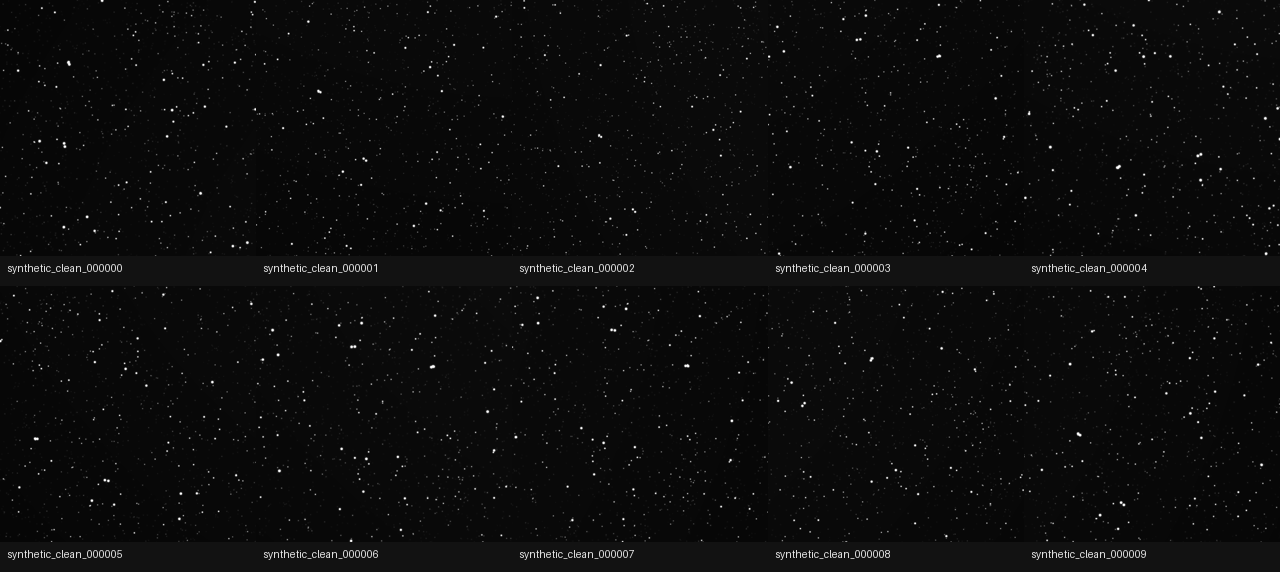
#> input picture data/qc_reports/clean_synthetic_v001/sample_grid.png, 1280 x 572 px; its folder holds only this picture in this run
$ python -i detector.py   (imports and definitions only)
#> lines starting #> are read from the running program, lines starting #| are printed output that depends on the picture; after the words box and inside, x2 and y2 are one past the last pixel; in counts of white or black regions, pixels touching at a corner belong together
#> further down, picture is the input picture: shape (572, 1280); min 2, max 255, mean 11.7
### star_agent/downstream/common/image_ops.py
#!/usr/bin/env python3
# -*- coding: utf-8 -*-

"""下游检测器通用图像与几何工具。"""

from __future__ import annotations

import json
from pathlib import Path
from typing import Any

import numpy as np
from PIL import Image
from scipy import ndimage as ndi

IMAGE_SUFFIXES = {".png", ".jpg", ".jpeg", ".bmp", ".tif", ".tiff"}


# [77 lines left out: functions ensure_dir, read_gray_float, save_mask, write_json, append_jsonl, not called in this run]


def robust_background(image: np.ndarray, mask: np.ndarray | None = None) -> tuple[float, float]:
    """估计背景中位数和鲁棒噪声。

    输入:
    - `image`: HxW 灰度图。
    - `mask`: 可选有效区域 mask，True 表示参与估计。

    输出:
    - `(median, sigma)`。
    """

    values = image[mask > 0] if mask is not None else image.reshape(-1)
    values = values[np.isfinite(values)]
    if values.size == 0:
        values = image.reshape(-1)
    med = float(np.median(values))
    mad = float(np.median(np.abs(values - med)))
    sigma = 1.4826 * mad
    if sigma < 1e-6:
        sigma = float(np.std(values) + 1e-6)
    return med, sigma


def connected_components(binary: np.ndarray) -> list[dict[str, Any]]:
    """提取二值图连通域。

    输入:
    - `binary`: HxW bool 二值图。

    输出:
    - 连通域列表，每个元素包含 label、slice、coords。
    """

    labels, num = ndi.label(binary > 0)
    objects = ndi.find_objects(labels)
    comps: list[dict[str, Any]] = []
    for label_id, slc in enumerate(objects, start=1):
        if slc is None:
            continue
        yy, xx = np.nonzero(labels[slc] == label_id)
        if yy.size == 0:
            continue
        y0 = int(slc[0].start)
        x0 = int(slc[1].start)
        coords = np.stack([yy + y0, xx + x0], axis=1)
        comps.append({"label": label_id, "slice": slc, "coords": coords})
    return comps


def weighted_centroid(image: np.ndarray, coords: np.ndarray, background: float) -> tuple[float, float, float]:
    """计算局部亮度加权质心和总 flux。

    输入:
    - `image`: HxW 灰度图。
    - `coords`: Nx2 像素坐标，列为 y/x。
    - `background`: 背景估计。

    输出:
    - `(cx, cy, flux)`，坐标使用 x/y 顺序。
    """

    yy = coords[:, 0].astype(np.int64)
    xx = coords[:, 1].astype(np.int64)
    weights = np.clip(image[yy, xx] - background, 0.0, None)
    flux = float(weights.sum())
    if flux <= 1e-8:
        return float(xx.mean()), float(yy.mean()), 0.0
    cx = float((xx * weights).sum() / flux)
    cy = float((yy * weights).sum() / flux)
    return cx, cy, flux


def component_shape(coords: np.ndarray) -> dict[str, float]:
    """计算连通域几何形状。

    输入:
    - `coords`: Nx2 像素坐标，列为 y/x。

    输出:
    - bbox、长度、宽度、长宽比和方向角。
    """

    yy = coords[:, 0].astype(np.float32)
    xx = coords[:, 1].astype(np.float32)
    x_min, x_max = float(xx.min()), float(xx.max())
    y_min, y_max = float(yy.min()), float(yy.max())
    centered = np.stack([xx - xx.mean(), yy - yy.mean()], axis=1)
    if coords.shape[0] >= 2:
        cov = np.cov(centered, rowvar=False)
        vals, vecs = np.linalg.eigh(cov)
        vals = np.maximum(vals, 1e-6)
        order = np.argsort(vals)[::-1]
        major = float(np.sqrt(vals[order[0]]) * 4.0)
        minor = float(np.sqrt(vals[order[1]]) * 4.0)
        angle = float(np.degrees(np.arctan2(vecs[1, order[0]], vecs[0, order[0]])))
    else:
        major = minor = 1.0
        angle = 0.0
    aspect = float(major / max(minor, 1e-6))
    return {
        "bbox": [int(x_min), int(y_min), int(x_max + 1), int(y_max + 1)],
        "area": int(coords.shape[0]),
        "length_px": major,
        "width_px": minor,
        "aspect_ratio": aspect,
        "angle_deg": angle,
    }


# [14 lines left out: function image_files, not called in this run]

### star_agent/downstream/target_detection/log_blob_detector/detector.py
#!/usr/bin/env python3
# -*- coding: utf-8 -*-

"""点状弱目标 LoG/DoG 检测器。"""

from __future__ import annotations

from typing import Any

import numpy as np
from scipy import ndimage as ndi

from ...common.image_ops import connected_components, robust_background, weighted_centroid, component_shape


def detect_point_targets(
    image: np.ndarray,
    star_mask: np.ndarray | None = None,
    cfg: dict[str, Any] | None = None,
) -> tuple[list[dict[str, Any]], np.ndarray]:
    """检测点状或微椭圆弱目标。

    输入:
    - `image`: HxW `[0, 1]` 灰度图。
    - `star_mask`: 可选星点 mask，用于抑制普通星点误检。
    - `cfg`: 检测配置。

    输出:
    - `(target_candidates, target_mask)`。
    """

    cfg = cfg or {}
    sigma_small = float(cfg.get("sigma_small", 0.9))
    sigma_large = float(cfg.get("sigma_large", 2.2))
    threshold_sigma = float(cfg.get("threshold_sigma", 5.0))
    min_area = int(cfg.get("min_area", 2))
    max_area = int(cfg.get("max_area", 120))
    min_snr = float(cfg.get("min_snr", 5.0))
    star_exclusion_dilation = int(cfg.get("star_exclusion_dilation", 2))

    dog = ndi.gaussian_filter(image, sigma=sigma_small) - ndi.gaussian_filter(image, sigma=sigma_large)
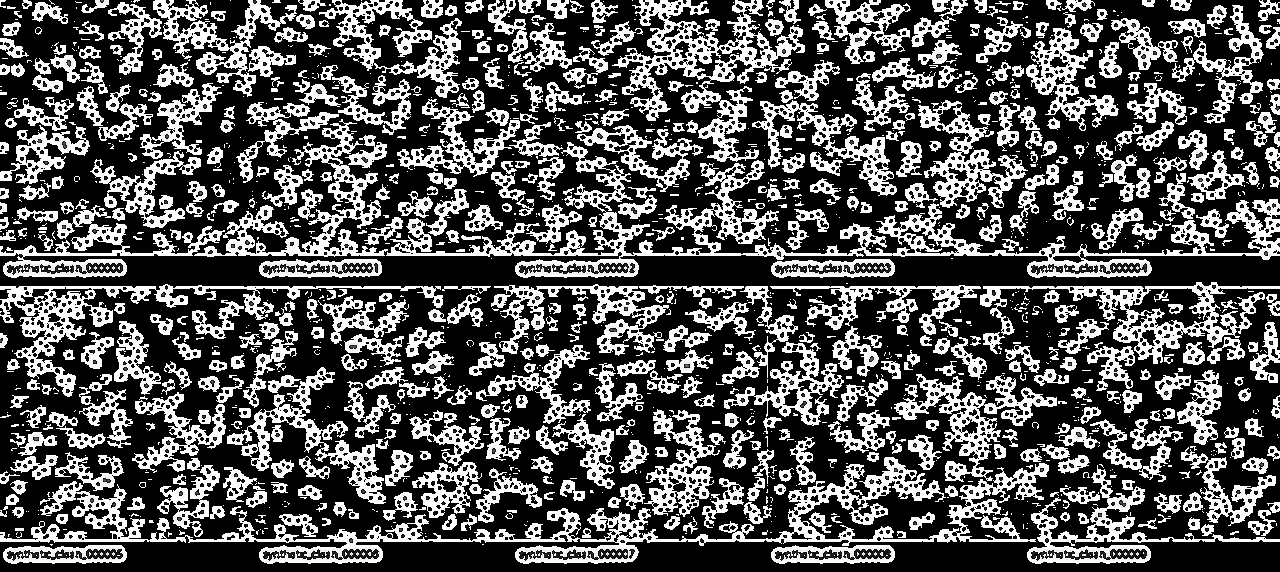
#> dog: shape (572, 1280); min 0, max 255, mean 87.4
    dog = np.clip(dog, 0.0, None)
    med, sigma = robust_background(dog)
#> in robust_background, `med = float(np.median(values))`: med = 1
#> in robust_background, `sigma = 1.4826 * mad`: sigma = 1.48
#> med = 1; sigma = 1.48
    binary = dog > (med + threshold_sigma * sigma)
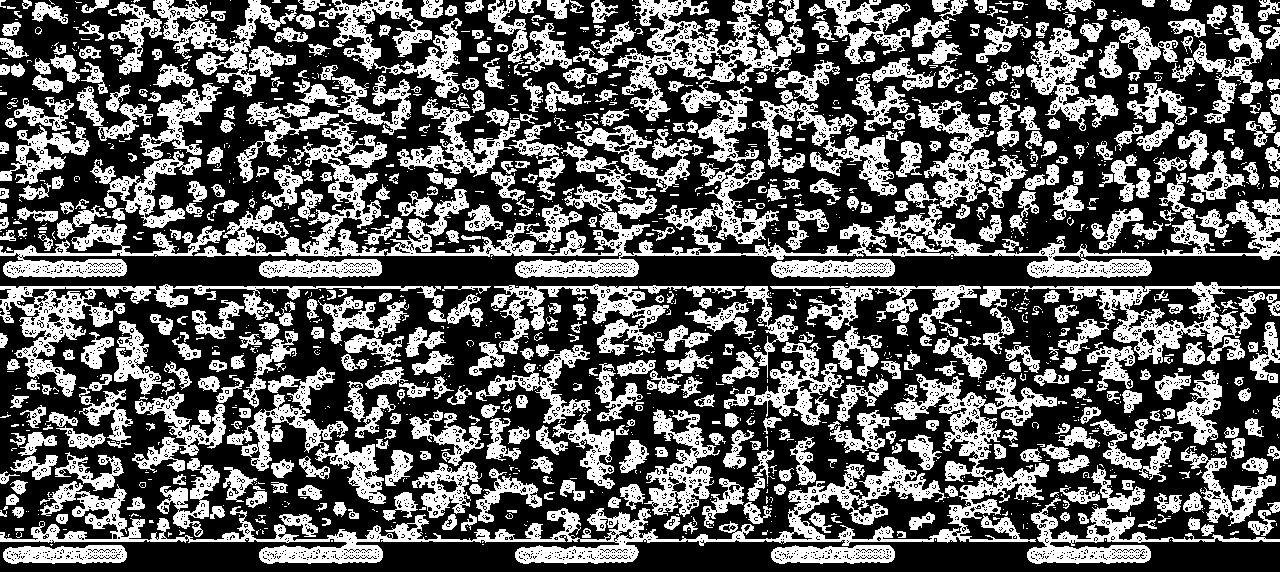
#> binary: shape (572, 1280) bool; 36.9% white; 2071 white regions (1475 under 20 px), largest, box (x1, y1, x2, y2) and area: (0, 457, 1049, 564) 19189, (386, 142, 1280, 278) 18282, (612, 0, 805, 162) 8834
    if star_mask is not None and star_mask.any():
        excluded = ndi.binary_dilation(star_mask > 0, iterations=star_exclusion_dilation)
        binary = binary & (~excluded)

    candidates: list[dict[str, Any]] = []
    mask = np.zeros_like(image, dtype=bool)
    bg, img_sigma = robust_background(image)
#> bg = 9; img_sigma = 1.48
    for comp in connected_components(binary):
#> in connected_components, `labels, num = ndi.label(binary > 0)`:
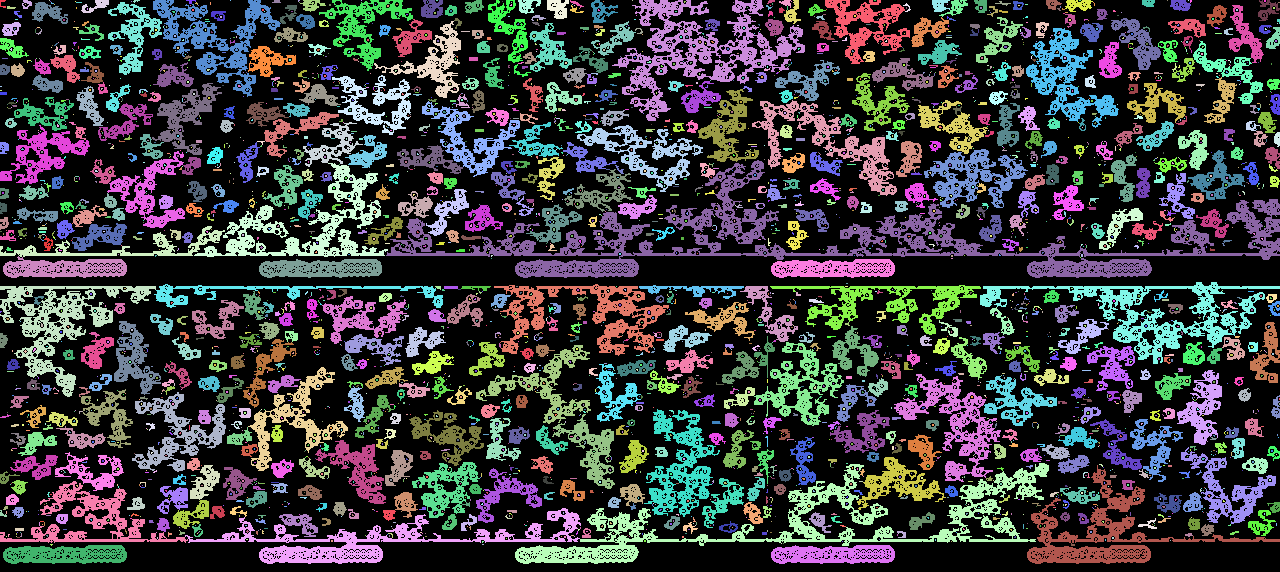
#> labels: shape (572, 1280) int32; 3913 distinct labels, from 0 to 3912; one colour per label, 0 black
#> in connected_components, `labels, num = ndi.label(binary > 0)`: num = 3912
#> in connected_components, `objects = ndi.find_objects(labels)`: objects = 3912 items
        coords = comp["coords"]
        area = int(coords.shape[0])
        if area < min_area or area > max_area:
            continue
        yy = coords[:, 0]
        xx = coords[:, 1]
        peak = float((image[yy, xx] - bg).max())
        snr = peak / max(img_sigma, 1e-6)
        if snr < min_snr:
            continue
        cx, cy, flux = weighted_centroid(image, coords, bg)
        shape = component_shape(coords)
        confidence = float(min(1.0, 0.15 * snr + 0.02 * area))
        candidates.append(
            {
                "id": len(candidates),
                "target_type": "point_blob",
                "detector_family": "log_blob",
                "x": cx,
                "y": cy,
                "snr": float(snr),
                "flux": flux,
                "confidence": confidence,
                **shape,
            }
        )
        mask[yy, xx] = True
#> this loop made 3912 passes
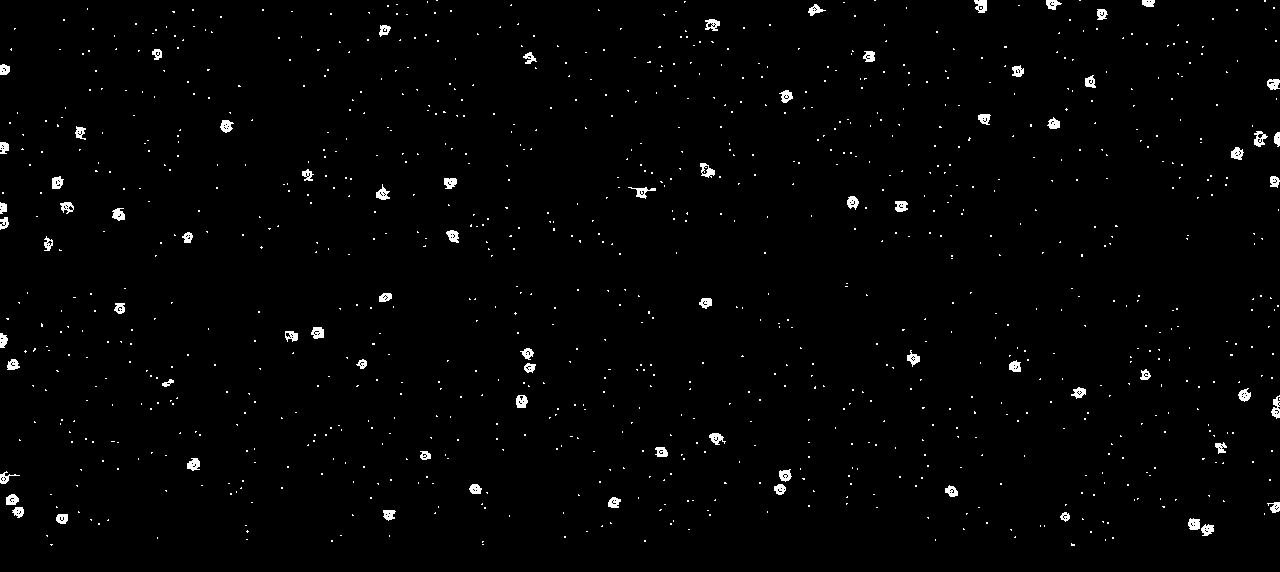
#> mask: shape (572, 1280) bool; 1.4% white; 996 white regions (920 under 20 px), largest, box (x1, y1, x2, y2) and area: (974, 0, 987, 13) 124, (700, 163, 715, 178) 121, (1271, 395, 1280, 419) 121
#> after the loop, candidates = 1001 items
    if mask.any():
        mask = ndi.binary_dilation(mask, iterations=1)
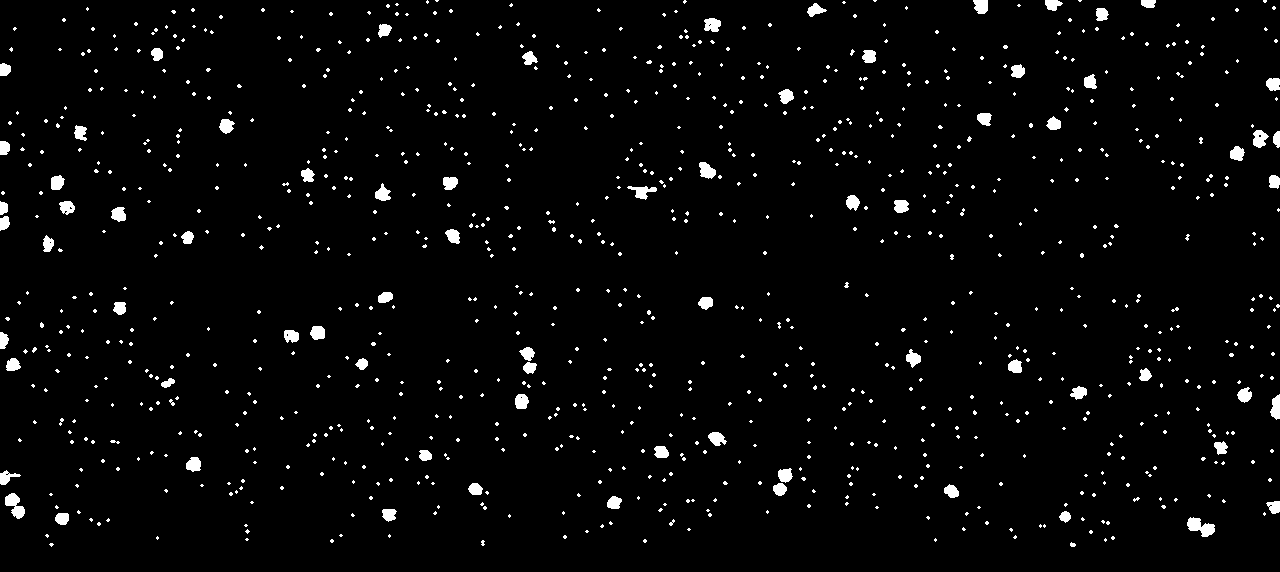
#> mask: shape (572, 1280) bool; 2.8% white; 977 white regions (895 under 20 px), largest, box (x1, y1, x2, y2) and area: (1187, 517, 1215, 537) 320, (5, 493, 25, 519) 288, (627, 186, 657, 200) 201
    return candidates, mask

>>> import cv2
>>> picture = cv2.imread('../../../../data/qc_reports/clean_synthetic_v001/sample_grid.png', cv2.IMREAD_GRAYSCALE)
>>> result = detect_point_targets(picture)
